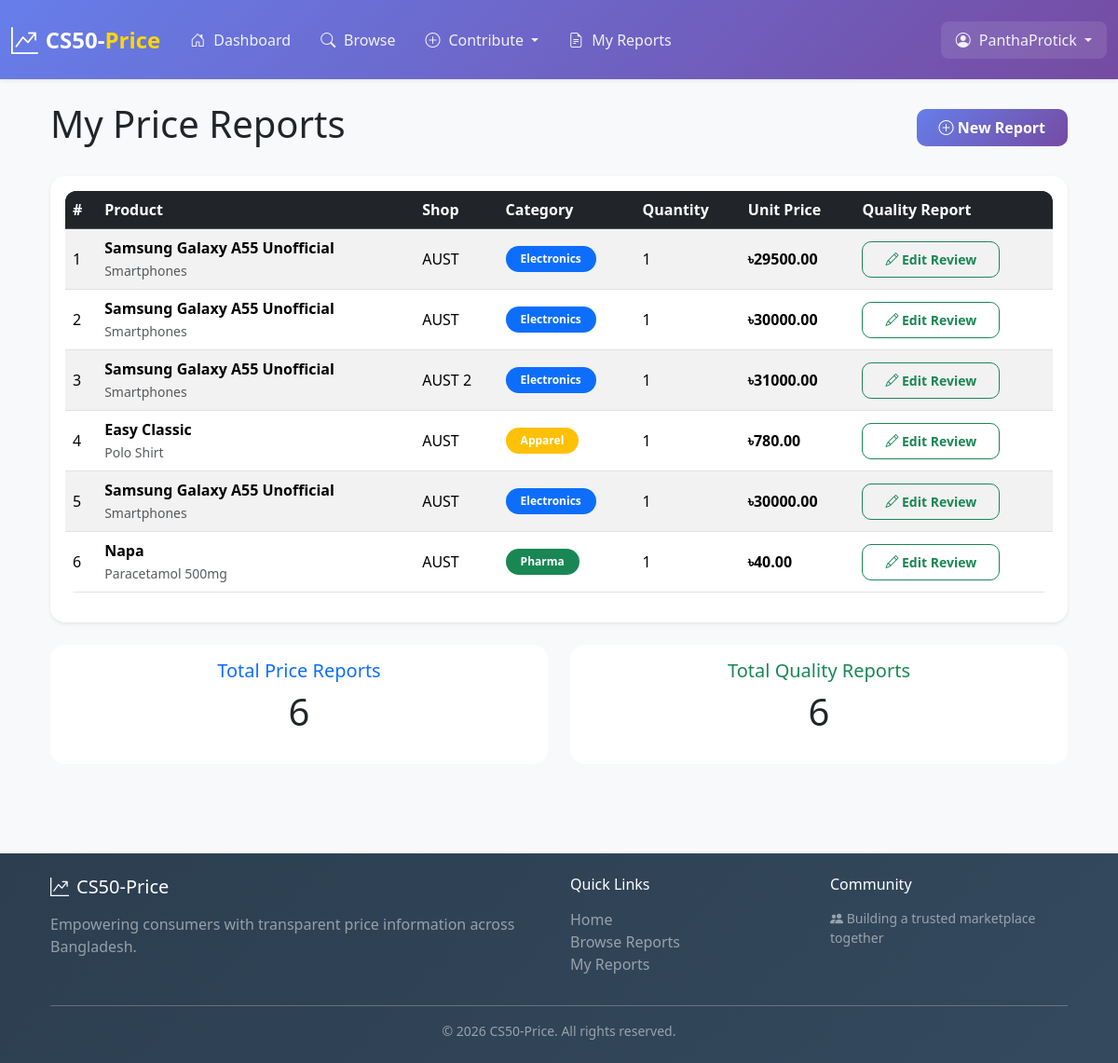
Page /user/price_reports (signed in) on the committed database.
### tables this page shows
CREATE TABLE quality_reports (
  id INTEGER PRIMARY KEY AUTOINCREMENT,
  price_report_id INTEGER NOT NULL UNIQUE,
  user_id INTEGER NOT NULL,
  category TEXT NOT NULL CHECK (category IN ('electronics','pharma','apparel','food')),
  confidence_score REAL DEFAULT 0.5 CHECK (confidence_score BETWEEN 0 AND 1),
  created_at DATETIME NOT NULL DEFAULT CURRENT_TIMESTAMP,
  FOREIGN KEY (price_report_id) REFERENCES price_reports(id),
  FOREIGN KEY (user_id) REFERENCES users(id)
);

CREATE TABLE product_aliases (
  id INTEGER PRIMARY KEY AUTOINCREMENT,
  product_id INTEGER NOT NULL,
  alias_name TEXT NOT NULL,

  FOREIGN KEY (product_id) REFERENCES products(id),
  UNIQUE (product_id, alias_name)
);

CREATE TABLE products (
  id INTEGER PRIMARY KEY AUTOINCREMENT,
  canonical_name TEXT NOT NULL,
  category TEXT NOT NULL CHECK (
    category IN ('electronics','pharma','apparel','food')
  ),
  created_at DATETIME NOT NULL DEFAULT CURRENT_TIMESTAMP
);

CREATE TABLE shops (
    id INTEGER PRIMARY KEY AUTOINCREMENT,
    name TEXT NOT NULL,
    address TEXT NOT NULL,
    latitude REAL NOT NULL,
    longitude REAL NOT NULL,
    created_at TEXT DEFAULT CURRENT_TIMESTAMP
);

CREATE TABLE price_reports (
  id INTEGER PRIMARY KEY AUTOINCREMENT,
  user_id INTEGER NOT NULL,
  shop_id INTEGER NOT NULL,
  product_alias_id INTEGER NOT NULL,
  price_paid REAL NOT NULL,
  quantity INTEGER NOT NULL DEFAULT 1,
  reported_at DATETIME NOT NULL DEFAULT CURRENT_TIMESTAMP,

  FOREIGN KEY (user_id) REFERENCES users(id),
  FOREIGN KEY (shop_id) REFERENCES shops(id),
  FOREIGN KEY (product_alias_id) REFERENCES product_aliases(id)
);

### routes/user.py (the view)
@user_bp.route("/user/price_reports")
@login_required
def user_price_reports():
    try:
        price_reports = db.execute(
            "SELECT pr.id, s.name AS shop_name, pa.alias_name, p.canonical_name, p.category, pr.price_paid, pr.quantity, "
            "qr.id AS quality_report_id "
            "FROM price_reports pr "
            "JOIN shops s ON pr.shop_id = s.id "
            "JOIN product_aliases pa ON pr.product_alias_id = pa.id "
            "JOIN products p ON pa.product_id = p.id "
            "LEFT JOIN quality_reports qr ON qr.price_report_id = pr.id "
            "WHERE pr.user_id = ? "
            "ORDER BY pr.reported_at DESC",
            session.get("user_id")
        )
    except Exception as e:
        print(f"Database error: {e}")
        return apology("Failed to load price reports", 500)
    return render_template("user_price_reports.html", price_reports=price_reports)

### app.py (called while the page is built)
@app.after_request
def after_request(response):
    response.headers["Cache-Control"] = "no-cache, no-store, must-revalidate"
    response.headers["Expires"] = 0
    response.headers["Pragma"] = "no-cache"
    return response

### helpers.py (called while the page is built)
def login_required(f):
    @wraps(f)
    def decorated_function(*args, **kwargs):
        if session.get("user_id") is None:
            return redirect("/login")
        return f(*args, **kwargs)
    return decorated_function

### templates/user_price_reports.html (shortened to what this page needs)
{% extends "layout.html" %}
{% block content %}
<div class="container mt-4">
  <div class="d-flex justify-content-between align-items-center mb-4">
    <h1>My Price Reports</h1>
    <a href="/create/price_report" class="btn btn-primary">
      <i class="bi bi-plus-circle"></i> New Report
    </a>
  </div>
  {% if price_reports %}
  <div class="card shadow-sm">
    <div class="card-body">
      <div class="table-responsive">
        <table class="table table-hover table-striped align-middle">
          <thead class="table-dark">
            <tr>
              <th scope="col">#</th>
              <th scope="col">Product</th>
              <th scope="col">Shop</th>
              <th scope="col">Category</th>
              <th scope="col">Quantity</th>
              <th scope="col">Unit Price</th>
              <th scope="col">Quality Report</th>
            </tr>
          </thead>
          <tbody>
            {% for report in price_reports %}
            <tr>
              <td>{{ loop.index }}</td>
              <td>
                <strong>{{ report.alias_name }}</strong>
                <br>
                <small class="text-muted">{{ report.canonical_name }}</small>
              </td>
              <td>{{ report.shop_name }}</td>
              <td>
                <span class="badge
                  {% if report.category == 'electronics' %}bg-primary
                  {% elif report.category == 'pharma' %}bg-success
                  {% elif report.category == 'apparel' %}bg-warning
                  {% elif report.category == 'food' %}bg-info
                  {% else %}bg-secondary
                  {% endif %}">
                  {{ report.category|capitalize }}
                </span>
              </td>
              <td>{{ report.quantity }}</td>
              <td class="fw-bold">৳{{ "%.2f"|format(report.price_paid / report.quantity) }}</td>
              <td>
                {% if report.quality_report_id %}
                <a href="/create/quality_report/{{ report.id }}" class="btn btn-sm btn-outline-success">
                  <i class="bi bi-pencil"></i> Edit Review
                </a>
                {% else %}
                <a href="/create/quality_report/{{ report.id }}" class="btn btn-sm btn-outline-primary">
                  <i class="bi bi-star"></i> Add Review
                </a>
                {% endif %}
              </td>
            </tr>
            {% endfor %}
          </tbody>
        </table>
      </div>
    </div>
  </div>
  <div class="row mt-4">
    <div class="col-md-6">
      <div class="card text-center border-primary">
        <div class="card-body">
          <h5 class="card-title text-primary">Total Price Reports</h5>
          <p class="display-6">{{ price_reports|length }}</p>
        </div>
      </div>
    </div>
    <div class="col-md-6">
      <div class="card text-center border-success">
        <div class="card-body">
          <h5 class="card-title text-success">Total Quality Reports</h5>
          <p class="display-6">{{ price_reports|selectattr('quality_report_id')|list|length }}</p>
        </div>
      </div>
    </div>
  </div>
  {% endif %}
</div>
{% endblock %}

### templates/layout.html (shortened to what this page needs)
<!doctype html>
<html lang="en">
  <head>
    <link href="https://cdn.jsdelivr.net/npm/bootstrap@5.3.2/dist/css/bootstrap.min.css" rel="stylesheet">
    <link rel="stylesheet" href="https://cdn.jsdelivr.net/npm/bootstrap-icons@1.11.1/font/bootstrap-icons.css">
    <link rel="stylesheet" href="{{ url_for('static', filename='css/style.css') }}">
  </head>
  <body>
    <nav class="navbar navbar-expand-lg navbar-dark sticky-top modern-navbar shadow-sm">
      <div class="container-fluid">
        <a class="navbar-brand d-flex align-items-center" href="/">
          <i class="bi bi-graph-up-arrow me-2 brand-icon"></i>
          <span class="brand-text">CS50-<strong>Price</strong></span>
        </a>
        <div class="collapse navbar-collapse" id="navbarsExample">
          {% if session.get('user_id') %}
          <ul class="navbar-nav me-auto mb-2 mb-lg-0">
            <li class="nav-item">
              <a class="nav-link" href="/"><i class="bi bi-house-door"></i> Dashboard</a>
            </li>
            <li class="nav-item">
              <a class="nav-link" href="/browse/price_reports"><i class="bi bi-search"></i> Browse</a>
            </li>
            <li class="nav-item dropdown">
              <a class="nav-link dropdown-toggle" href="#" role="button" data-bs-toggle="dropdown">
                <i class="bi bi-plus-circle"></i> Contribute
              </a>
            </li>
            <li class="nav-item">
              <a class="nav-link" href="/user/price_reports"><i class="bi bi-file-earmark-text"></i> My Reports</a>
            </li>
          </ul>
          <ul class="navbar-nav ms-auto">
            <li class="nav-item dropdown">
              <a class="nav-link dropdown-toggle user-dropdown" href="#" role="button" data-bs-toggle="dropdown">
                <i class="bi bi-person-circle"></i> {{ session.get('username', 'User') }}
              </a>
            </li>
          </ul>
          {% endif %}
        </div>
      </div>
    </nav>
    <main class="main-content">
      {% block content %}{% endblock %}
    </main>
    <footer class="modern-footer mt-5">
      <div class="container py-4">
        <div class="row">
          <div class="col-md-6">
            <h5 class="text-white mb-3"><i class="bi bi-graph-up-arrow me-2"></i>CS50-Price</h5>
            <p class="text-white-50">Empowering consumers with transparent price information across Bangladesh.</p>
          </div>
          <div class="col-md-3">
            <h6 class="text-white mb-3">Quick Links</h6>
            <ul class="list-unstyled">
              <li><a href="/" class="text-white-50 text-decoration-none">Home</a></li>
              <li><a href="/browse/price_reports" class="text-white-50 text-decoration-none">Browse Reports</a></li>
              {% if session.get('user_id') %}
              <li><a href="/user/price_reports" class="text-white-50 text-decoration-none">My Reports</a></li>
              {% endif %}
            </ul>
          </div>
          <div class="col-md-3">
            <h6 class="text-white mb-3">Community</h6>
            <p class="text-white-50 small">
              <i class="bi bi-people-fill"></i> Building a trusted marketplace together
            </p>
          </div>
        </div>
        <hr class="border-white-50">
        <div class="text-center text-white-50 small">
          &copy; 2026 CS50-Price. All rights reserved.
        </div>
      </div>
    </footer>
  </body>
</html>

### static/css/style.css (style rules this page uses)
:root { --primary-color: #0d6efd; --secondary-color: #6c757d; --success-color: #198754; --danger-color: #dc3545; --warning-color: #ffc107; --info-color: #0dcaf0; --dark-color: #212529; --light-bg: #f8f9fa; --gradient-primary: linear-gradient(135deg, #667eea 0%, #764ba2 100%); --shadow-sm: 0 2px 4px rgba(0,0,0,0.1); --shadow-md: 0 4px 8px rgba(0,0,0,0.15); --shadow-lg: 0 8px 16px rgba(0,0,0,0.2); }
body { font-family: 'Segoe UI', Tahoma, Geneva, Verdana, sans-serif; background-color: var(--light-bg); color: var(--dark-color); margin: 0; padding: 0; }
.modern-navbar { background: linear-gradient(135deg, #667eea 0%, #764ba2 100%); padding: 1rem 0; box-shadow: var(--shadow-md); }
.navbar-brand { font-size: 1.5rem; font-weight: 600; }
.brand-icon { font-size: 1.8rem; animation: pulse 2s infinite; }
.brand-text strong { color: #ffd700; }
.nav-link { color: rgba(255,255,255,0.9) !important; font-weight: 500; transition: all 0.3s ease; padding: 0.5rem 1rem !important; border-radius: 8px; }
.nav-link i { margin-right: 0.3rem; }
.user-dropdown { background-color: rgba(255,255,255,0.1); border-radius: 8px; }
.main-content { min-height: calc(100vh - 200px); padding-bottom: 3rem; }
.modern-footer { background: linear-gradient(135deg, #2c3e50 0%, #34495e 100%); color: white; margin-top: auto; }
.btn { border-radius: 10px; font-weight: 600; transition: all 0.3s ease; padding: 0.5rem 1.5rem; }
.btn-primary { background: linear-gradient(135deg, #667eea 0%, #764ba2 100%); border: none; }
.card { border: none; border-radius: 16px; overflow: hidden; }
.table { border-radius: 12px; overflow: hidden; }
.table-dark { background: linear-gradient(135deg, #2c3e50 0%, #34495e 100%); }
.badge { padding: 0.5rem 1rem; border-radius: 50px; font-weight: 600; }
main { min-height: calc(100vh - 200px); padding-bottom: 3rem; }
.container { padding-left: 1.5rem; padding-right: 1.5rem; }

### rows in the picture
quality_reports: alias_name "Samsung Galaxy A55 Unofficial", canonical_name "Smartphones", shop_name "AUST", category "Electronics", quantity "1"
price_reports: report.price_paid/report.quantity "29500.00"
quality_reports: alias_name "Samsung Galaxy A55 Unofficial", canonical_name "Smartphones", shop_name "AUST", category "Electronics", quantity "1"
price_reports: report.price_paid/report.quantity "30000.00"
quality_reports: alias_name "Samsung Galaxy A55 Unofficial", canonical_name "Smartphones", shop_name "AUST 2", category "Electronics", quantity "1"
price_reports: report.price_paid/report.quantity "31000.00"
quality_reports: alias_name "Easy Classic", canonical_name "Polo Shirt", shop_name "AUST", category "Apparel", quantity "1"
price_reports: report.price_paid/report.quantity "780.00"
quality_reports: alias_name "Samsung Galaxy A55 Unofficial", canonical_name "Smartphones", shop_name "AUST", category "Electronics", quantity "1"
price_reports: report.price_paid/report.quantity "30000.00"
quality_reports: alias_name "Napa", canonical_name "Paracetamol 500mg", shop_name "AUST", category "Pharma", quantity "1"
price_reports: report.price_paid/report.quantity "40.00"

### other values in the picture
{{ session.get('username', 'User') }} "PanthaProtick"
{{ price_reports|length }} "6"
{{ price_reports|selectattr('quality_report_id')|list|length }} "6"
